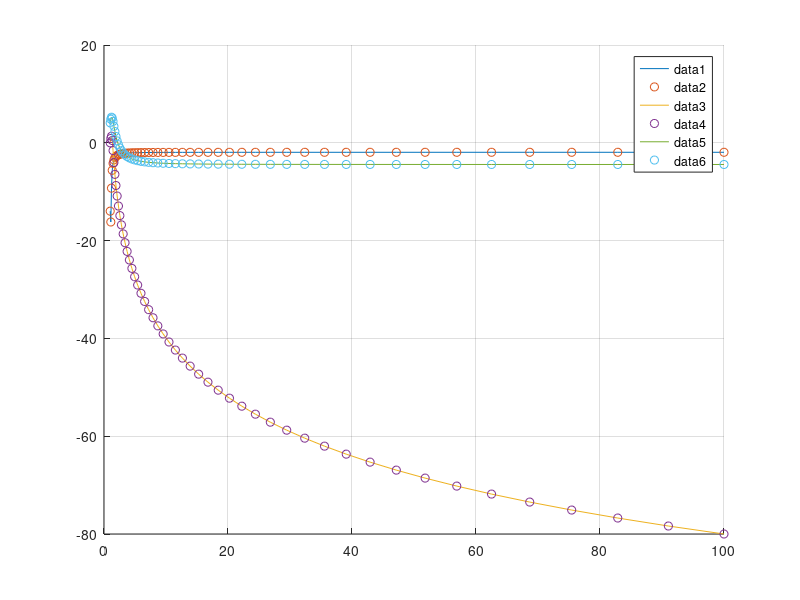

This chart was generated by the following MATLAB code:
clc; clear; close all;
T = 1
%w = [0, 1/T, 10/T, 10e3];
%w = [0, 1/T, 10/T, inf];
w = logspace(0, 2);

xi = [0.1, 0.5, 0.8]
%xi = 0.8

for i = 1:1:3

  u = (1 - T.^2 * w .^ 2) ./ ( (1 - T^2 * w.^2) + (2 .* xi(1, i) .* w.^2))
  v = -(2 .* xi(1, i) .* w) ./ ((1 - T.^2 .* w.^2).^2 +(2 .* xi(1, i) .* w).^2)
  k = 1;

%A = k ./ sqrt((1 - T^2 * w.^2) + (2 * xi * T * w).^2)

  A = sqrt(u.^2 + v.^2)

  L = -20 * log10(A)
%A = 20 * log10(k) - 20 * log10(sqrt((1 - T^2 * w.^2) + (2 * xi * T * w).^2));
  A_t = A';

  figure(1)
  hold on
  grid on
  plot(w, L)
  plot(w, L, 'o')
  legend
  %clear('L')
 end

 hold off
